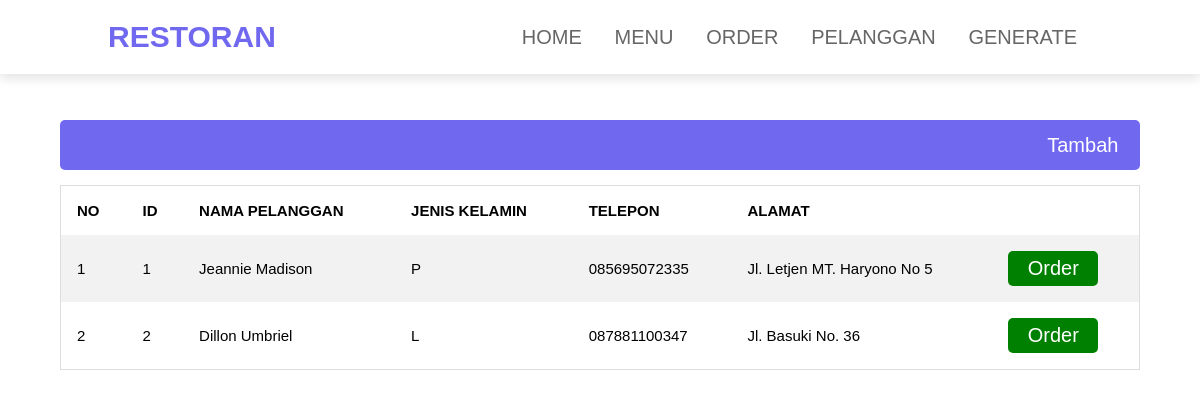
Page /waiter/pelanggan.php on the committed database.
### tables this page shows
CREATE TABLE `pelanggan` (
  `id_pelanggan` int(10) NOT NULL,
  `nama_pelanggan` varchar(50) NOT NULL,
  `jeniskelamin` enum('L','P') NOT NULL,
  `telp` varchar(12) NOT NULL,
  `alamat` varchar(100) NOT NULL
);

### waiter/pelanggan.php (the view, shortened to what this page needs)
<!DOCTYPE html>
<html lang="en">
<head>
    <link href="../style.css" type="text/css" rel="stylesheet">
    <link rel="stylesheet" type="text/css" href="https://cdnjs.cloudflare.com/ajax/libs/font-awesome/6.3.0/css/all.min.css">
</head>
<body>
    <header>
        <h3 class="logo">RESTORAN</h3>
        <nav class="nav">
            <a href="index.php">HOME</a>
            <a href="menu.php">MENU</a>
            <a href="order.php">ORDER</a>
            <a href="pelanggan.php">PELANGGAN</a>
            <a href="generate.php">GENERATE</a>
        </nav>
    </header>
    <section class="main">
        <button class="add-btn"><a href="tambah_pelanggan.php">Tambah</a></button>
        <table>
            <tr>
                <th>NO</th>
                <th>ID</th>
                <th>NAMA PELANGGAN</th>
                <th>JENIS KELAMIN</th>
                <th>TELEPON</th>
                <th>ALAMAT</th>
            </tr>
            <?php
            include '../koneksi.php';
            $no = 1;
            $query = mysqli_query($koneksi, "SELECT * FROM pelanggan ORDER BY id_pelanggan ASC");
            foreach($query as $data){
            ?>
            <tr>
                <td><?= $no++ ?></td>
                <td><?= $data['id_pelanggan']; ?></td>
                <td><?= $data['nama_pelanggan']; ?></td>
                <td><?= $data['jeniskelamin']; ?></td>
                <td><?= $data['telp']; ?></td>
                <td><?= $data['alamat']; ?></td>
                <td>
                    <button class="btn" style="background-color: green;"><a href="tambah_order.php?id_pelanggan=<?= $data['id_pelanggan'];?>">Order</a></button>
                </td>
            </tr>
            <?php }?>
        </table>
    </section>
</body>
</html>

### style.css (style rules this page uses)
:root { --blue : #7168f0; }
* { margin: 0; padding: 0; box-sizing: border-box; font-family: Verdana, Geneva, Tahoma, sans-serif; border: none; outline: none; text-decoration: none; text-transform: capitalize; transition: .2s linear; }
html { font-size: 62.5%; scroll-behavior: smooth; scroll-padding-top: 6rem; overflow-x: hidden; }
section { padding: 10% 5%; }
header { position: fixed; top: 0; left: 0; right: 0; background: #fff; padding: 2rem 9%; display:flex; align-items: center; justify-content: space-between; z-index: 1000; box-shadow: 0 .5rem 1rem rgba(0,0,0,.1); }
.logo { font-size: 3rem; color:var(--blue); font-weight: bolder; }
.nav a { font-size: 2rem; padding: 0 1.5rem; color: #666; }
table { border-collapse: collapse; border-spacing: 0; width: 100%; border: 1px solid #ddd; margin-left: auto; margin-right: auto; }
th, td { text-align: left; padding: 16px; font-family: sans-serif; font-size: 15px; }
tr:nth-child(even) { background-color: #f2f2f2; }
.main .add-btn { border: none; border-radius: 5px; cursor: pointer; width: 100%; height: 5rem; background-color: var(--blue); text-align: right; padding-right: 2%; margin-bottom: 1.5rem; }
.btn { color: white; border: none; border-radius: 5px; cursor: pointer; width: 90px; height: 35px; }
.main a { color: #fff; font-size: 2rem; font-family: sans-serif; font-weight: 500; }

### rows in the picture
pelanggan: id_pelanggan "1", nama_pelanggan "Jeannie Madison", jeniskelamin "P", telp "085695072335", alamat "Jl. Letjen MT. Haryono No 5"
pelanggan: id_pelanggan "2", nama_pelanggan "Dillon Umbriel", jeniskelamin "L", telp "087881100347", alamat "Jl. Basuki No. 36"
